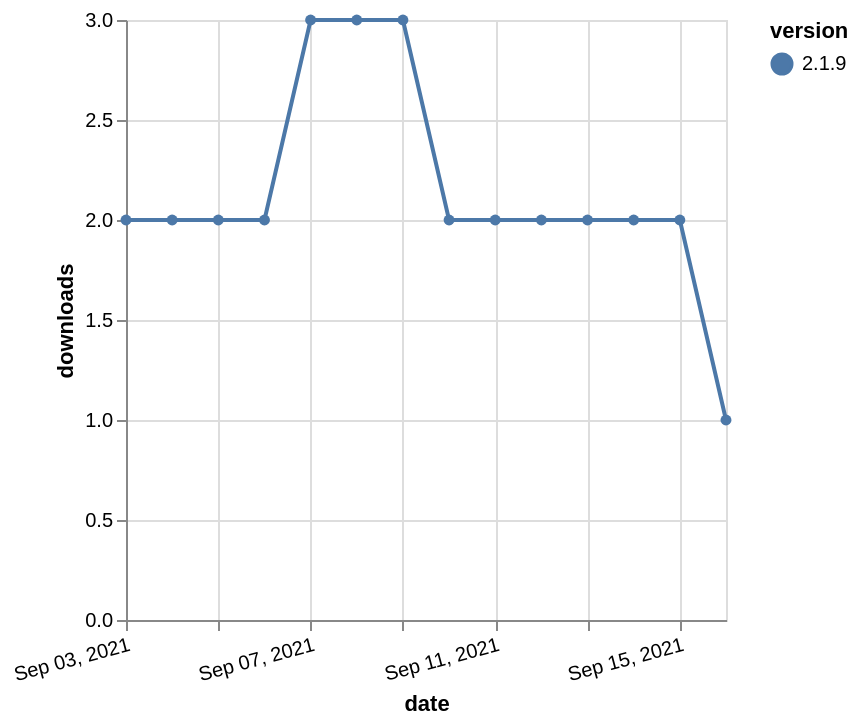

Describe this chart as a Vega-Lite specification.
### Vega-Lite specification from a JSON file in a GitHub repository (floating-point values rounded to 4 significant figures)
{"$schema": "https://vega.github.io/schema/vega-lite/v5.json", "description": "A simple bar chart with embedded data.", "data": {"values": [{"date": "2021-09-03", "total": 2377, "delta": 2, "version": "2.1.9"}, {"date": "2021-09-04", "total": 2379, "delta": 2, "version": "2.1.9"}, {"date": "2021-09-05", "total": 2381, "delta": 2, "version": "2.1.9"}, {"date": "2021-09-06", "total": 2383, "delta": 2, "version": "2.1.9"}, {"date": "2021-09-07", "total": 2386, "delta": 3, "version": "2.1.9"}, {"date": "2021-09-08", "total": 2389, "delta": 3, "version": "2.1.9"}, {"date": "2021-09-09", "total": 2392, "delta": 3, "version": "2.1.9"}, {"date": "2021-09-10", "total": 2394, "delta": 2, "version": "2.1.9"}, {"date": "2021-09-11", "total": 2396, "delta": 2, "version": "2.1.9"}, {"date": "2021-09-12", "total": 2398, "delta": 2, "version": "2.1.9"}, {"date": "2021-09-13", "total": 2400, "delta": 2, "version": "2.1.9"}, {"date": "2021-09-14", "total": 2402, "delta": 2, "version": "2.1.9"}, {"date": "2021-09-15", "total": 2404, "delta": 2, "version": "2.1.9"}, {"date": "2021-09-16", "total": 2405, "delta": 1, "version": "2.1.9"}]}, "width": "container", "mark": {"type": "line", "point": {"filled": true}}, "encoding": {"x": {"field": "date", "type": "temporal", "timeUnit": "yearmonthdate", "title": "date", "axis": {"labelAngle": -15}}, "y": {"field": "delta", "type": "quantitative", "title": "downloads"}, "color": {"field": "version", "type": "nominal"}, "tooltip": {"field": "delta"}}}
